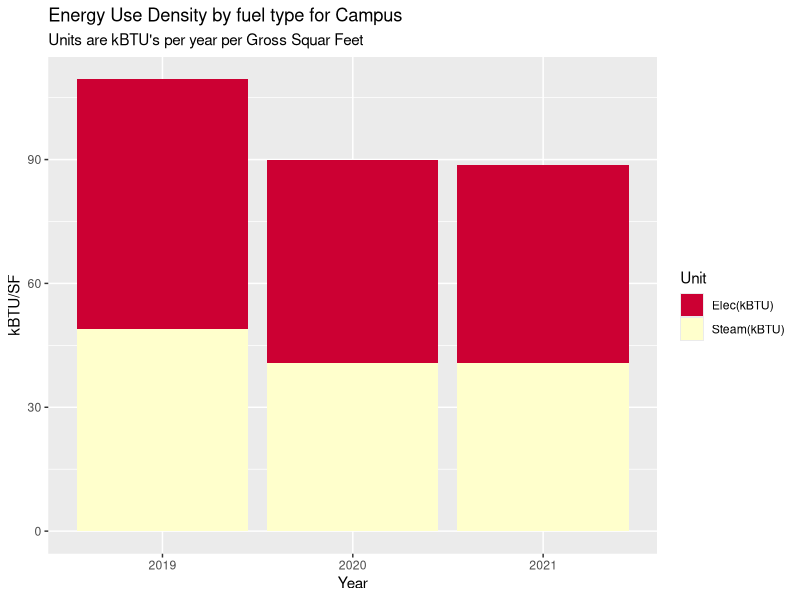
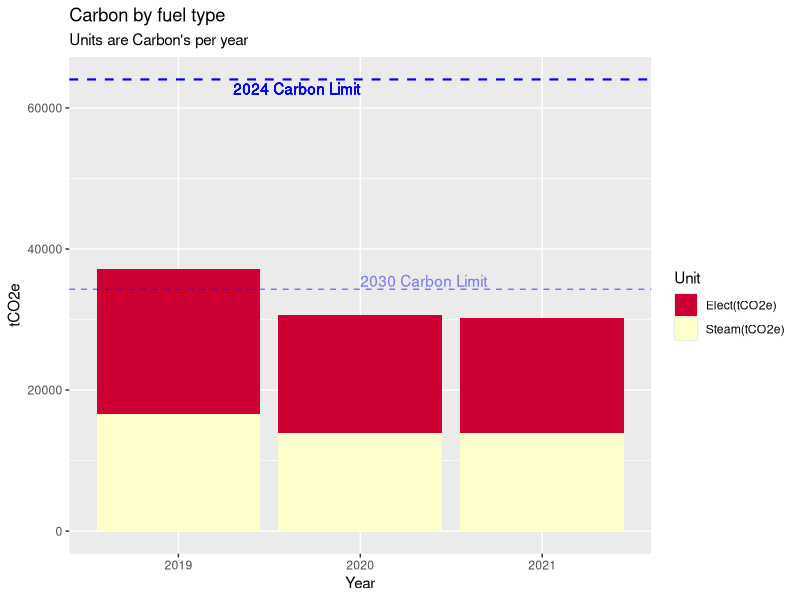
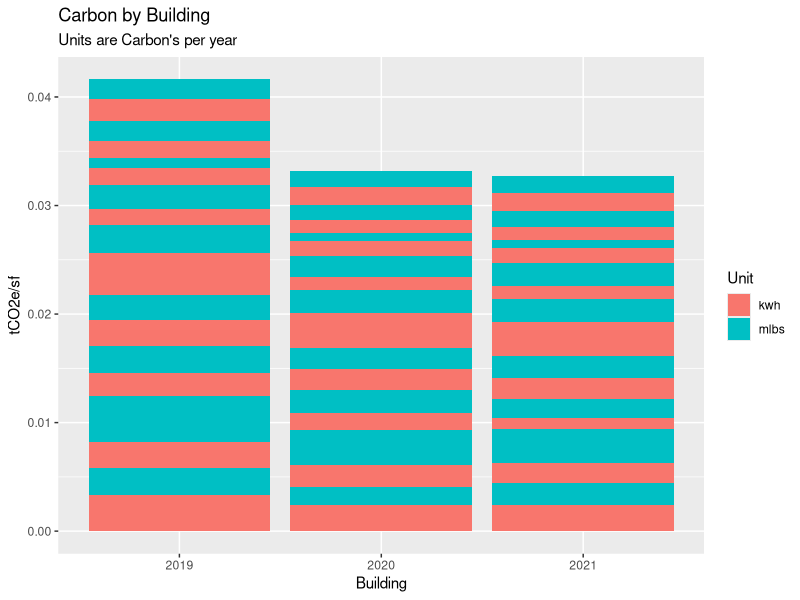
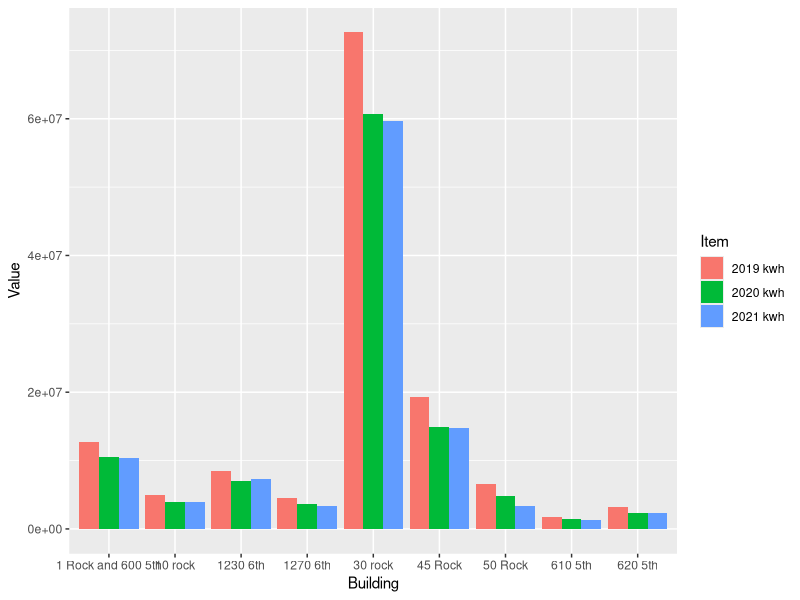
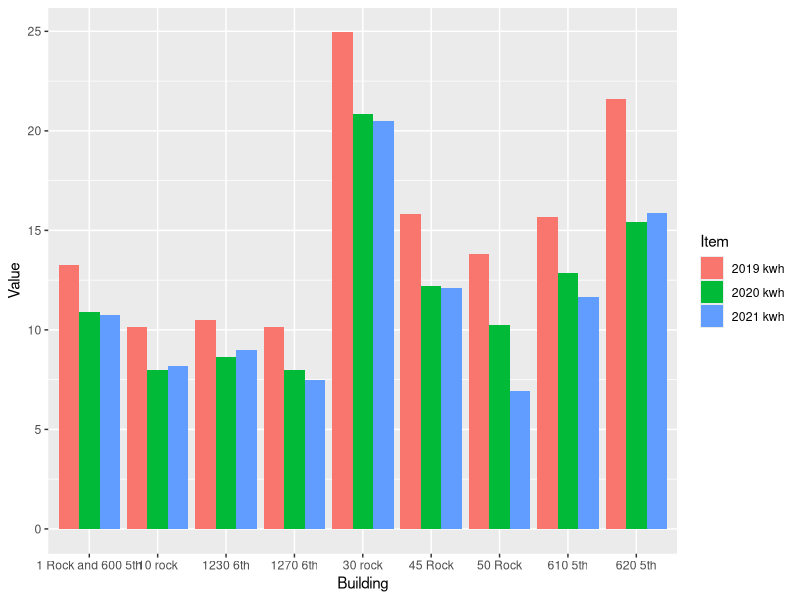
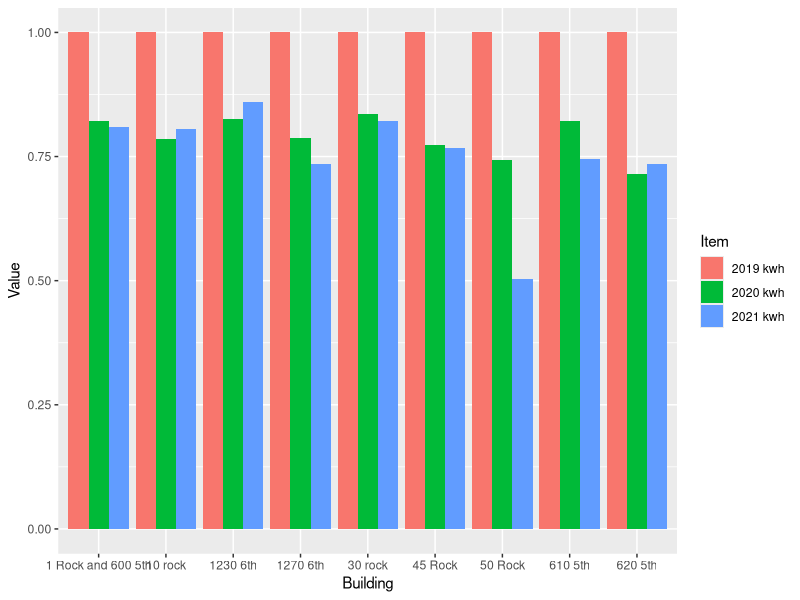
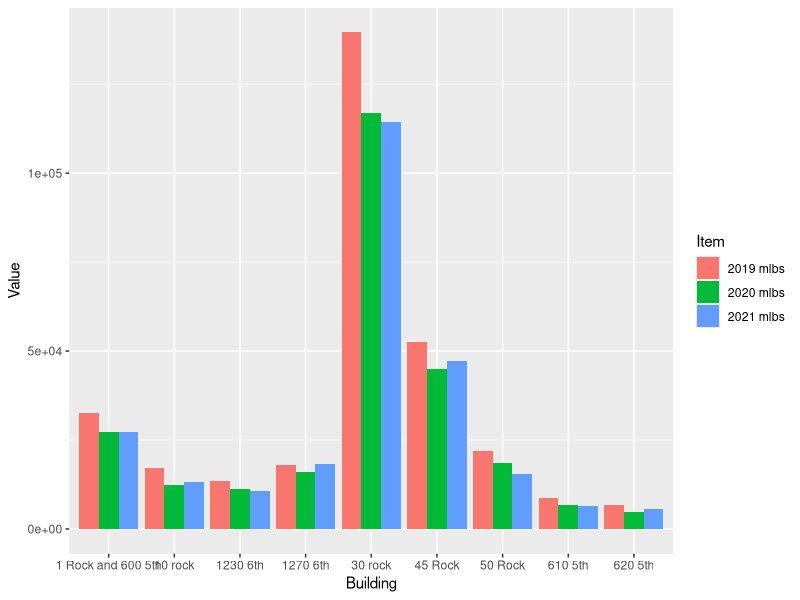
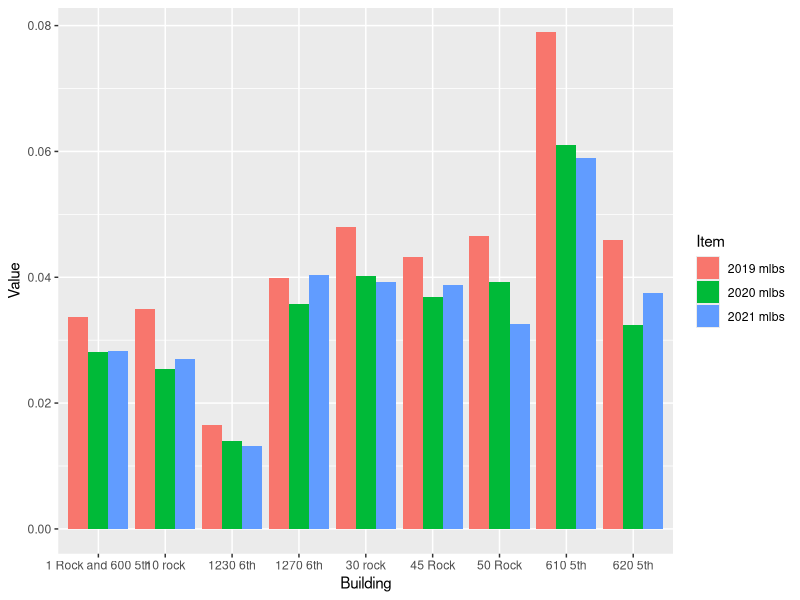

Here is the R script that generated these plots, in order:
## ---- chunk 1

# Load packages 
my_packages <- c("tidyverse", "vroom" , "janitor" , "glue" , "tsibble" , "tidytext","lubridate", "fable", "tsibbledata", "ggplot2", "forecast", "tseries", "rio", "zoo", "readxl", "tsibbledata", "knitr", "kableExtra", "formattable", "scales")
invisible( lapply(my_packages, require, character.only = TRUE))

#Set up environment 
place <- "Home"  #Where are we working today. 
# place <- "work"

if (place == "Home"){setwd("C:/Users/paulr/Documents/R/RockCenterEnergyAnalysis")} else {setwd("C:/Users/prode/Documents/R/RockCenterEnergyAnalysis")}

if (!file.exists("data")) { dir.create("data")}

rm(place, my_packages ) #Clean up

options(dplyr.summarise.inform = FALSE)  # Suppress textin Knit printout. 



# Read in data

'ElecCF' <- 0.000288962  #2021 Carbon values
'SteamCF' <- 0.00004493
'IntensityLimit24' <- 0.00846 #2024 Limit
'IntensityLimit30' <- 0.00453 #2030 Limit

SteamData <- read_excel("data/Energy_Data_for_Net_Zero_Study.xlsx", sheet = "Sheet1", range = "B2:G11" , col_names = TRUE, na = "NA", col_types = NULL ) %>%  select(-5,-6)

ElectricData <- read_excel("data/Energy_Data_for_Net_Zero_Study.xlsx", sheet = "Sheet1", range = "B13:G23" , col_names = TRUE, na = "NA", col_types = NULL ) %>% select(-5,-6)

ElectricData %>% filter(Building == '1 Rock' | Building == '600 5th') %>% 
  select( -Building) %>% 
  summarise_each(funs(sum)) %>% 
  mutate(Building = "1 Rock and 600 5th") %>% 
  select(4,1,2,3) %>% rbind(ElectricData) %>% 
  filter(Building != '1 Rock' & Building != '600 5th') -> ElectricData

BuildingGSF <- read_excel("data/Energy_Data_for_Net_Zero_Study.xlsx", sheet = "Sheet1", range = "B28:C39" , col_names = TRUE, na = "NA", col_types = NULL ) %>% 
  filter(Building != '1 Rock' & Building != '600 5th')

UtilityData <- left_join(ElectricData, SteamData, by="Building") %>% left_join(BuildingGSF, by="Building")
UtilityData[is.na(UtilityData)] <- 0

#Campus EUI for each year 
UtilityData1 <- UtilityData 
apply(UtilityData1[2:4], 2, function(row) row * 3.4121 ) -> UtilityData1[2:4]
apply(UtilityData1[5:7], 2, function(row) row * 1194) -> UtilityData1[5:7]
UtilityData1 %>% select(`2019 kwh`, `2020 kwh`, `2021 kwh`, `2019 mlbs`, `2020 mlbs`, `2021 mlbs`, `Gross Floor Area`) %>%
summarise_each(funs(sum)) -> UtilityData1
    TotalFlArea <- UtilityData1$`Gross Floor Area`
    UtilityData1 %>% 
      select(-`Gross Floor Area`) %>% 
  gather(key = "Item", value = "Value") -> UtilityData1
  cbind(UtilityData1, str_split_fixed(UtilityData1$Item, " ", n=2)) %>% 
  select(-"Item") -> UtilityData1 
  colnames(UtilityData1)  <-  c("Value", "Year", "Unit") 
  apply(UtilityData1[3], 1, function(x) {ifelse(x == "kwh", "Elec(kBTU)", "Steam(kBTU)")}) -> UtilityData1[3]
  
  
# Make an EUI plot 
UtilityData2 <- UtilityData1
apply(UtilityData2[1], 1, function(row) row / TotalFlArea ) -> UtilityData2[1]


UtilityData2 %>% 
  ggplot(aes(x = Year, y = Value, fill = Unit)) +
  geom_bar(stat = "identity", position = "stack") +
  labs( title = "Energy Use Density by fuel type for Campus",
        subtitle = "Units are kBTU's per year per Gross Squar Feet") +
  xlab("Year") +
  ylab("kBTU/SF") +
  scale_fill_manual(values = c("#CC0033", "#FFFFCC"))



#Carbon Plot

#Make a Carbon table in the dataframe UtilityData1
UtilityData3 <- UtilityData1
  apply(UtilityData3[3], 1, function(x) {ifelse(x == "Elec(kBTU)", "Elect(tCO2e)", "Steam(tCO2e)")}) -> UtilityData3[3]
UtilityData3 %>% 
  mutate(Carbon = ifelse(Unit == "Elec(kBTU)", Value * ElecCF, Value * SteamCF)) %>% 
  ggplot(aes(x = Year, y = Carbon, fill = Unit)) +
  geom_bar(stat = "identity", position = "stack") +
  labs( title = "Carbon by fuel type",
        subtitle = "Units are Carbon's per year") +
  labs(x = "Year", y = "tCO2e") +
  #guides(fill = FALSE) +
  geom_hline(aes(yintercept = TotalFlArea * IntensityLimit24), color = "blue", linetype = "dashed", size = 0.75) +
  geom_text(aes(x = 2, y = TotalFlArea * IntensityLimit24, label = "2024 Carbon Limit"), hjust = 1, vjust = 1.25 , color = "blue") +
  geom_hline(aes(yintercept = TotalFlArea * IntensityLimit30), linetype = "dashed", color = "blue", size = 0.5, alpha = 0.5) +
  geom_text(aes(x = 2, y = TotalFlArea * IntensityLimit30, label = "2030 Carbon Limit"), hjust = 0, vjust = -.2 , color = "blue", alpha = 0.1) +
  scale_fill_manual(values = c("#CC0033", "#FFFFCC"))


## ---- chunk 2

#Plot Carbon Intensities versus LL97 Limits 
UtilityData1 <- UtilityData 
apply(UtilityData1[2:4], 2, function(row) row * 3.4121 ) -> UtilityData1[2:4]
apply(UtilityData1[5:7], 2, function(row) row * 1194) -> UtilityData1[5:7]
UtilityData1[2:7]/UtilityData1$`Gross Floor Area` -> UtilityData1[2:7]


UtilityData1 %>% select(`Building`, `2019 kwh`, `2020 kwh`, `2021 kwh`, `2019 mlbs`, `2020 mlbs`, `2021 mlbs`) -> UtilityData1

UtilityData1 %>% 
  gather(key = "Item", value = "Value", -"Building") -> UtilityData1
  cbind(UtilityData1, str_split_fixed(UtilityData1$Item, " ", n=2)) %>% 
  select(-"Item") -> UtilityData1 
  colnames(UtilityData1)  <-  c("Building", "Value", "Year", "Unit") 
  UtilityData1 %>% 
    mutate("Carbon/SF" = ifelse(Unit == "Elec(kBTU)", Value * ElecCF, Value * SteamCF)) %>% 
    select(Building, Year, Unit, `Carbon/SF`) %>% 
    mutate("Carbon" = "tCO2e") -> UtilityData1


UtilityData1 %>%   
ggplot(aes(x = Year, y = `Carbon/SF`, fill = Unit, group = Building)) +
  geom_bar(stat = "identity", position = "stack") +
  labs( title = "Carbon by Building",
        subtitle = "Units are Carbon's per year") +
  labs(x = "Building", y = "tCO2e/sf")
  
  



## ---- chunk 3

#1 Electric kWh
ElectricData %>% select(Building, `2019 kwh`, `2020 kwh`, `2021 kwh`) %>% 
  gather(key = "Item", value = "Value", -Building) %>%
  ggplot(aes(x = Building, y = Value, fill = Item, group = Item)) +
  geom_bar(stat = "identity", position = "dodge")

#2 Electric kWh per GSF 
UtilityData1 <- UtilityData
apply(UtilityData1[2:7], 2, function(row) row / UtilityData1$`Gross Floor Area`) -> UtilityData1[2:7]


UtilityData1 %>% select(Building, `2019 kwh`, `2020 kwh`, `2021 kwh`) %>% 
  gather(key = "Item", value = "Value", -Building) %>% 
  ggplot(aes(x = Building, y = Value, fill = Item, group = Item)) +
  geom_bar(stat = "identity", position = "dodge")

#3 percent kWh reductions relative to 2019 
UtilityData1 <- UtilityData
apply(UtilityData1[2:7], 2, function(row) row / UtilityData1$`Gross Floor Area`) -> UtilityData1[2:7]
apply(UtilityData1[2:4], 2, function(row) row / UtilityData1$`2019 kwh`) -> UtilityData1[2:4]
UtilityData1 %>% select(Building, `2019 kwh`, `2020 kwh`, `2021 kwh`) %>% 
  gather(key = "Item", value = "Value", -Building) %>% 
  ggplot(aes(x = Building, y = Value, fill = Item, group = Item)) +
  geom_bar(stat = "identity", position = "dodge")
rm(UtilityData1)





# 4 Steam mlb 
SteamData %>% select(Building, `2019 mlbs`, `2020 mlbs`, `2021 mlbs`) %>% 
  gather(key = "Item", value = "Value", -Building) %>%
  ggplot(aes(x = Building, y = Value, fill = Item, group = Item)) +
  geom_bar(stat = "identity", position = "dodge")

#5 steam mlb per gsf 
UtilityData1 <- UtilityData
apply(UtilityData1[2:7], 2, function(row) row / UtilityData1$`Gross Floor Area`) -> UtilityData1[2:7]
UtilityData1 %>% select(Building, `2019 mlbs`, `2020 mlbs`, `2021 mlbs`) %>% 
  gather(key = "Item", value = "Value", -Building) %>% 
  ggplot(aes(x = Building, y = Value, fill = Item, group = Item)) +
  geom_bar(stat = "identity", position = "dodge")


#6 percent down from 2019
UtilityData1 <- UtilityData
apply(UtilityData1[2:7], 2, function(row) row / UtilityData1$`Gross Floor Area`) -> UtilityData1[2:7]
apply(UtilityData1[5:7], 2, function(row) row / UtilityData1$`2019 mlbs`) -> UtilityData1[5:7]
UtilityData1 %>% select(Building, `2019 mlbs`, `2020 mlbs`, `2021 mlbs`) %>% 
  gather(key = "Item", value = "Value", -Building) %>% 
  ggplot(aes(x = Building, y = Value, fill = Item, group = Item)) +
  geom_bar(stat = "identity", position = "dodge")



## ---- chunk 4


EPA_data <- read_excel("data/EPA_Annual_Energy_Use_By_Meter.xlsx", range = "A6:BB155" , col_names = FALSE, na = "NA", col_types = NULL )

EPA_data <- read_excel("data/EPA_Annual_Energy_Use_By_Meter.xlsx", skip = 4)
